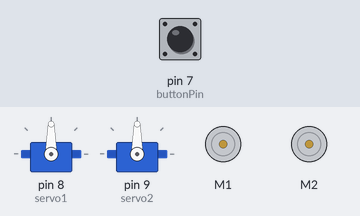
A sketch run on a simulated Arduino Uno, built with avr-gcc and run on an emulated ATmega328P. Parts: 2 × servo, 2 × DC motor (green arrow = forward, orange = backward, longer = faster). The inputs (shaded band) are chosen by the test bench; at power-on: pin 7 (buttonPin) LOW.

Above: at 1.2 s.
1.3 s: pin 7 (buttonPin) pulled HIGH for 0.15 s
At 8.1 s:
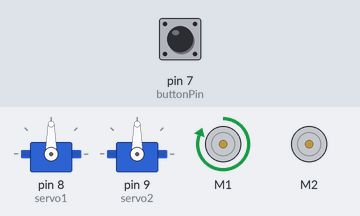
At 13.1 s:
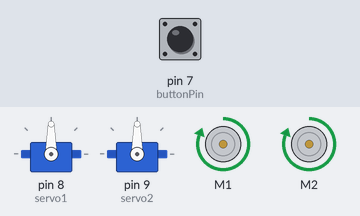
Timing chart, 0 to 19.3 s (numbered marks = the images above; inputs shaded):
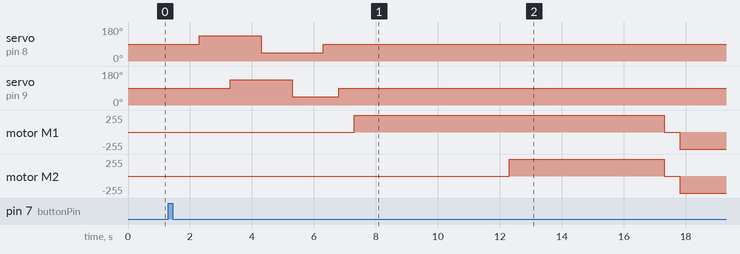

Measured:
- after the input at 1.3 s, servo on pin 8 (servo1): 90° → 135° after 1.0 s, → 45° 2.0 s later, → 90° 2.0 s later; servo on pin 9 (servo2): 90° → 135° after 2.0 s, → 45° 2.0 s later, → 90° 1.5 s later

The sketch:

Senior_Design-Code.ino
```cpp
#include <Adafruit_MotorShield.h>
#include <Servo.h>

Adafruit_MotorShield AFMS = Adafruit_MotorShield();
Adafruit_DCMotor *actuator1 = AFMS.getMotor(1);
Adafruit_DCMotor *actuator2 = AFMS.getMotor(2);

Servo servo1;
Servo servo2;

const int buttonPin = 7;
bool lastButtonState = LOW;

int start = 90;

void setup() {
  AFMS.begin();
  pinMode(buttonPin, INPUT);

  servo1.attach(8);
  servo2.attach(9);

  servo1.write(start);
  servo2.write(start);

  actuator1->run(RELEASE);
  actuator2->run(RELEASE);
}

void loop() {
  bool currentButtonState = digitalRead(buttonPin);

  // Detect button press
  if (lastButtonState == LOW && currentButtonState == HIGH) {
    runSequence();
  }

  lastButtonState = currentButtonState;
}

void runSequence() {
  // --- STEP 1: Servo sequence ---
  Serial.print("servo1 is running");
  servo1.write(start);
  delay(500);
  Serial.print("servo2 is running");
  servo2.write(start);
  delay(500);

  servo1.write(start+45);
  delay(1000);
  servo2.write(start+45);
  delay(1000);

  servo1.write(start-45);
  delay(1000);
  servo2.write(start-45);
  delay(1000);

  servo1.write(start);
  delay(500);
  servo2.write(start);
  delay(500);

  // --- STEP 2: Actuator extends ---
  actuator1->setSpeed(255);
  actuator2->setSpeed(255);
  actuator1->run(FORWARD);
  delay(5000);
  actuator2->run(FORWARD);
  delay(5000);          // Tune to your actuator stroke length
  actuator1->run(RELEASE);
  actuator2->run(RELEASE);
  delay(500);

  // --- STEP 3: Actuator retracts ---
  actuator1->setSpeed(255);
  actuator2->setSpeed(255);
  actuator1->run(BACKWARD);
  actuator2->run(BACKWARD);
  delay(5000);          // Same duration as extend
  actuator1->run(RELEASE);
  actuator2->run(RELEASE);
}
```
